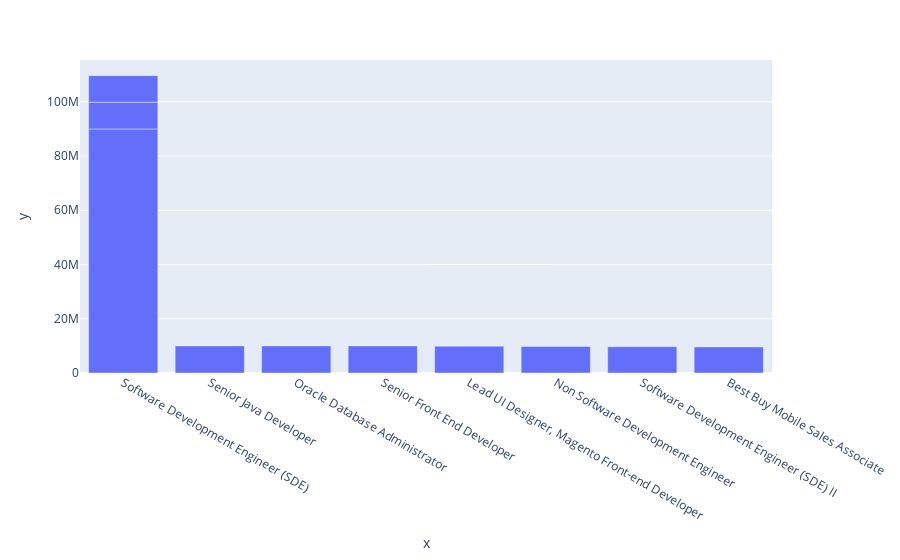

Here is the notebook cell this chart was saved with:
### Markdown cell above
## top 10 highest paid job titles
here i used bar plot to plot the highest paid job titles in the dataset

### Code cell
fig = px.bar(x = salary_data.sort_values(by="Salary",ascending=False).head(10)['Job Title'] ,y = salary_data.sort_values(by="Salary",ascending=False).head(10)['Salary'])
fig.show()


print()
print("the average of company rankings is : ")
print(np.average(salary_data['Rating']))
print()


salary_data.sort_values(by="Salary",ascending=False).head(10)

### Figure 1 — Plotly figure (JSON) as saved in the notebook; plotly's stock layout.template omitted (floating-point values rounded to 4 significant figures)
{"data": [{"alignmentgroup": "True", "hovertemplate": "x=%{x}<br>y=%{y}<extra></extra>", "legendgroup": "", "marker": {"color": "#636efa", "pattern": {"shape": ""}}, "name": "", "offsetgroup": "", "orientation": "v", "showlegend": false, "textposition": "auto", "type": "bar", "x": ["Software Development Engineer (SDE)", "Senior Java Developer", "Oracle Database Administrator", "Senior Front End Developer", "Lead UI Designer, Magento Front-end Developer", "Software Development Engineer (SDE)", "Software Development Engineer (SDE)", "Non Software Development Engineer", "Software Development Engineer (SDE) II", "Best Buy Mobile Sales Associate"], "xaxis": "x", "y": [90000000, 10000000, 10000000, 10000000, 9900000, 9850000, 9800000, 9800000, 9700000, 9600000], "yaxis": "y"}], "layout": {"barmode": "relative", "legend": {"tracegroupgap": 0}, "margin": {"t": 60}, "xaxis": {"anchor": "y", "domain": [0, 1], "title": {"text": "x"}}, "yaxis": {"anchor": "x", "domain": [0, 1], "title": {"text": "y"}}}}
